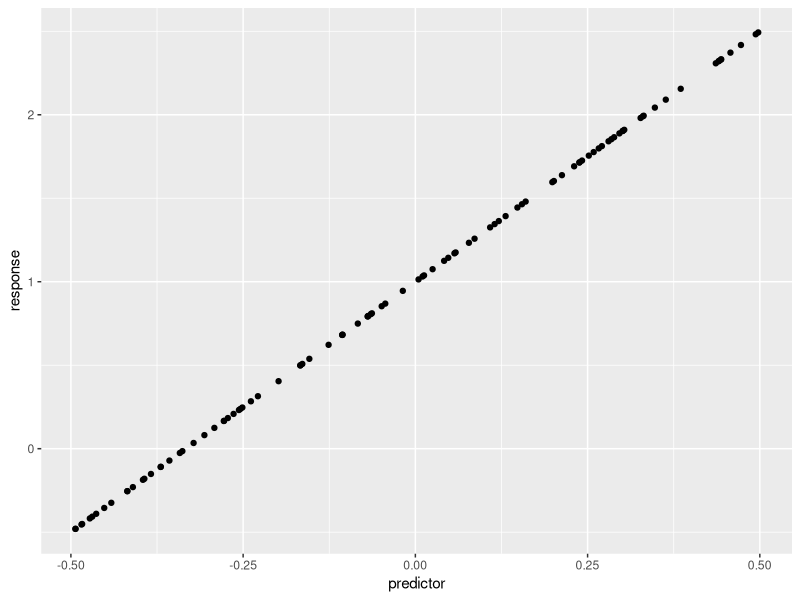
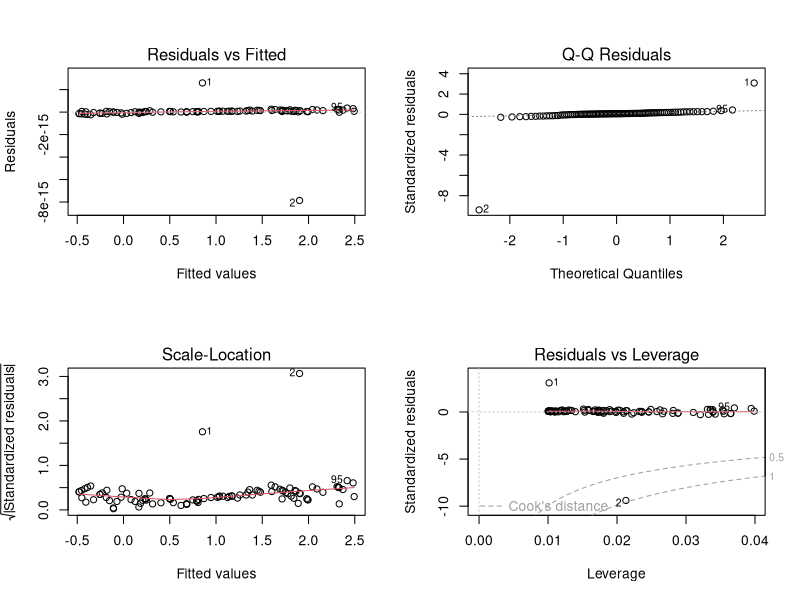
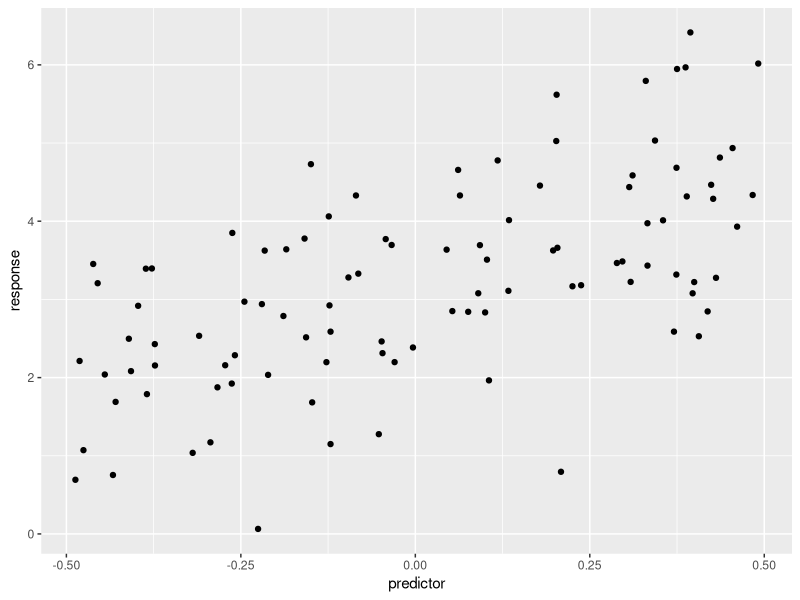
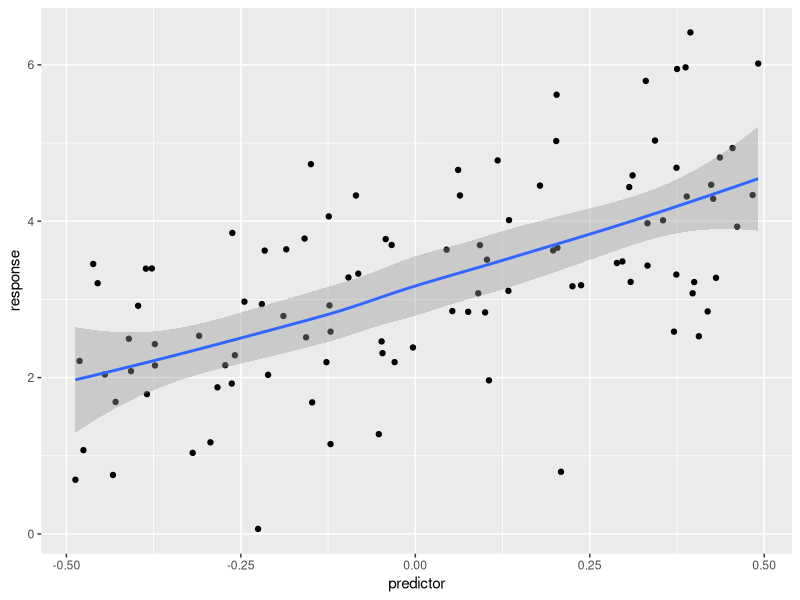
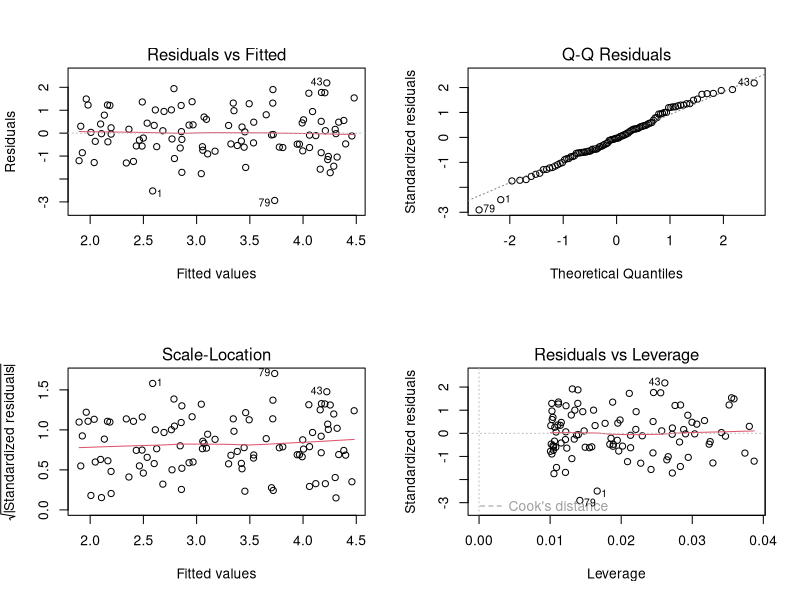
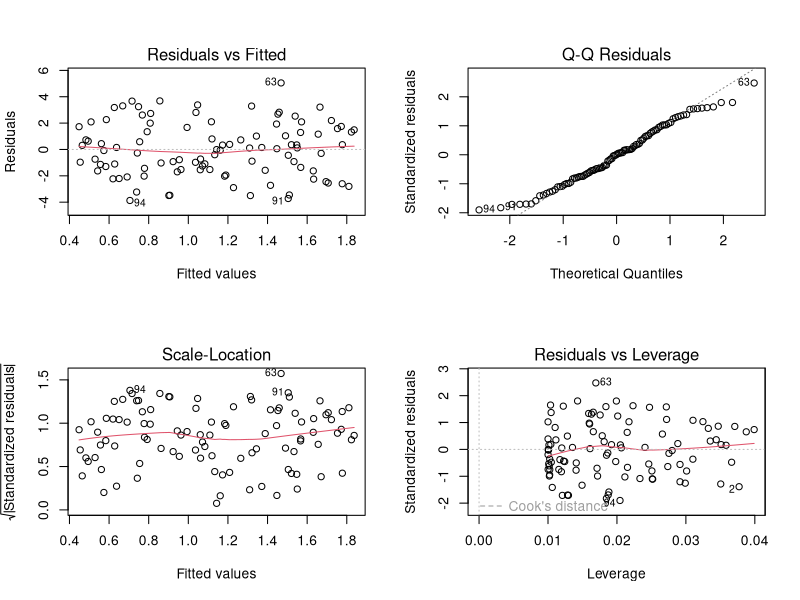
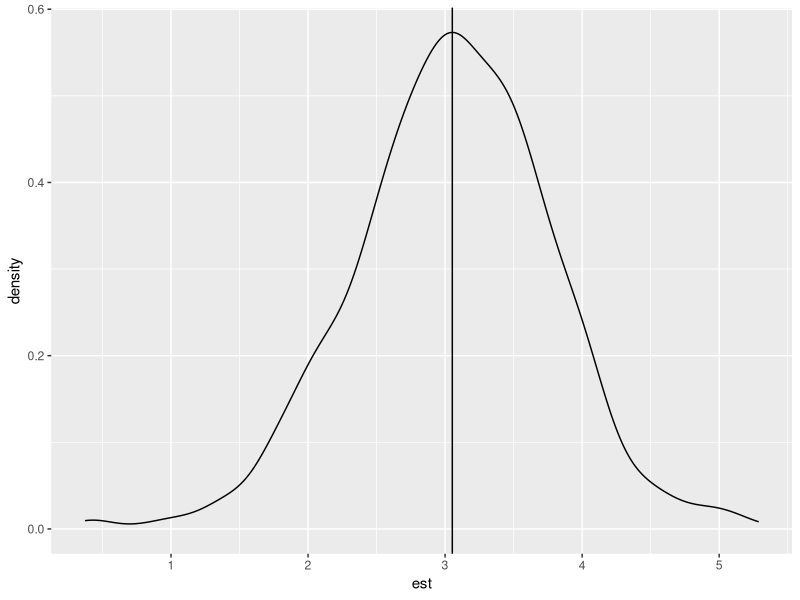
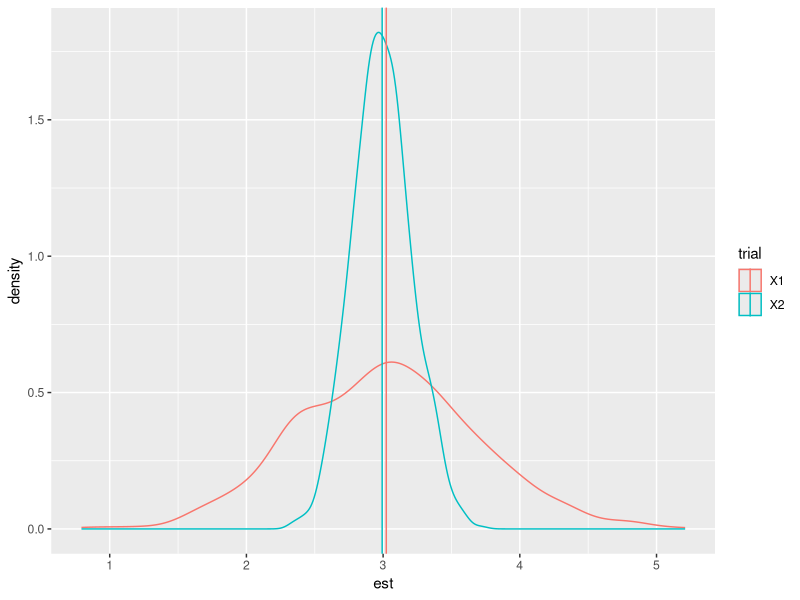

These charts were generated, in order, by the following R code: (Note: a time limit stopped this script after it produced the figures.)
# Introduction to LM... jump!
library(tidyverse)
set.seed = 12321

# Linear model w/ one with a continuous predictor variable and a continous response variable
# The relationship described by a single parameter, B1 (slope, sand consequently a predictor of effect size)
predictor <- runif(100) - 0.5  ## a uniformly distributed random number between -0.5 and 0.5
B0 <- 1
B1 <- 3
response <- B0 + B1 * predictor
qplot(predictor, response)

m1 <- lm(response ~ predictor)
summary(m1)

par(mfrow = c(2, 2))
plot(m1)

predictor <- runif(100) - 0.5  ## a uniformly distributed random number between -0.5 and 0.5
B0 <- 3
B1 <- 3
error <- rnorm(100, mean = 0, sd = 1)  ## some normally distributed random error
response <- B0 + B1 * predictor + error
qplot(predictor, response)

qplot(predictor, response, geom = c("point", "smooth"), span = 0.9)

m1 <- lm(response ~ predictor)
summary(m1)

par(mfrow = c(2, 2))
plot(m1)


gen.mod <- function(n = 100, b0 = 2, b1 = 3, sd.err = 1) {
  predictor <- runif(n) - 0.5
  response <- b0 + b1 * predictor + rnorm(n, mean = 0, sd = sd.err)
  return(data.frame(response = response, predictor = predictor))
}

m1 <- lm(response ~ predictor, data = gen.mod(n = 100, b0 = 1, b1 = 1, sd.err = 2))
summary(m1)$coefficients["predictor", ]

par(mfrow = c(2, 2))
plot(m1)

est <- NULL
for (i in 1:1000) {
  m1 <- lm(response ~ predictor, data = gen.mod(n = 100, b0 = 1, b1 = 3, sd.err = 2))
  est[i] <- summary(m1)$coefficients["predictor", "Estimate"]
}
p <- ggplot(aes(est), data = data.frame(est = est))
p + geom_density() + geom_vline(xintercept = mean(est))

n.times <- 1000
est.df <- matrix(nrow = n.times, ncol = 2, NA)
for (i in 1:n.times) {
  m1 <- lm(response ~ predictor, data = gen.mod(n = 100, b0 = 1, b1 = 3, sd.err = 2))
  est.df[i, 1] <- summary(m1)$coefficients["predictor", "Estimate"]
  m1 <- lm(response ~ predictor, data = gen.mod(n = 1000, b0 = 1, b1 = 3, 
                                                sd.err = 2))
  est.df[i, 2] <- summary(m1)$coefficients["predictor", "Estimate"]
}
est.df <- data.frame(est.df)

## split est.df into a data frame in long format
est.df <- gather(est.df, value = "est", key="trial")
est.df$trial <- factor(est.df$trial)

est.sum.df <- group_by(est.df, trial) %>% summarize(mn.est = mean(est))

p <- ggplot(aes(est, group = trial, col = trial), data = est.df)
p + geom_density() + geom_vline(data = est.sum.df, aes(xintercept = mn.est, col = trial))



# ---- Don't Get It ----



n.times <- 1000
est.df <- matrix(nrow = n.times, ncol = 5, NA)
for (i in 1:n.times) {
  m1 <- lm(response ~ predictor, data = gen.mod(n = 100, b0 = 1, b1 = 3, sd.err = 1))
  est.df[i, 1] <- summary(m1)$coefficients["predictor", "Estimate"]
  m1 <- lm(response ~ predictor, data = gen.mod(n = 100, b0 = 1, b1 = 3, sd.err = 5))
  est.df[i, 2] <- summary(m1)$coefficients["predictor", "Estimate"]
  m1 <- lm(response ~ predictor, data = gen.mod(n = 100, b0 = 1, b1 = 3, sd.err = 10))
  est.df[i, 3] <- summary(m1)$coefficients["predictor", "Estimate"]
  m1 <- lm(response ~ predictor, data = gen.mod(n = 100, b0 = 1, b1 = 3, sd.err = 15))
  est.df[i, 4] <- summary(m1)$coefficients["predictor", "Estimate"]
  m1 <- lm(response ~ predictor, data = gen.mod(n = 100, b0 = 1, b1 = 3, sd.err = 20))
  est.df[i, 5] <- summary(m1)$coefficients["predictor", "Estimate"]
}
est.df <- data.frame(est.df)

## split est.df into a data frame in long format
est.df <- gather(est.df, value = "est", key="trial")
est.df$trial <- factor(est.df$trial)

est.sum.df <- group_by(est.df, trial) %>% summarize(mn.est = mean(est))

p <- ggplot(aes(est, group = trial, col = trial), data = est.df)
p + geom_density() + geom_vline(data = est.sum.df, aes(xintercept = mn.est, col = trial))

# ANGRY 

# --- can you please teach us, instead of assigning chapters to read - this stuff is important ----
library(tidyverse)
library(ggplot2)
set.seed = 12321

predictor <- runif(100) - 0.5  # a uniformly distributed random number between -0.5 and 0.5
B0 <- 1
B1 <- 3
response <- B0 + B1 * predictor
qplot(predictor, response)

# a function that let’s use generate some random data with some given parameter
gen.mod <- function(n = 50, b0 = 2, b1 = 3, sd.err = 1) {
  predictor <- runif(n) - 0.5
  response <- b0 + b1 * predictor + rnorm(n, mean = 0, sd = sd.err)
  return(data.frame(response = response, predictor = predictor))
}

# repeat
n.times <- 1000
# 'sample size'
n <- c(2, 20, 50)
# 'magnitude of B1'
b1 <- c(0.2, 1, 2.7, 4)
# 'error' (quality - t-value estemate)
sd.err <- c(0.1, 1.5, 5, 15)


test.df <- expand.grid(n.times = n.times, n = n, b1 = b1, sd.err = sd.err)

# Use that function to produce a data frame, with various combinations of each 
# of the three variables as 'factors' and the quality of the estimate as the response.

for (i in 1:length(test.df$n.times)) {
  tmp.df <- gen.mod(n = test.df$n[i], b0 = 2, b1 = test.df$b1[i], sd.err = test.df$sd.err[i])
  tmp.lm <- lm(response ~ predictor, data = tmp.df)
  test.df$tval[i] <- summary(tmp.lm)$coefficients["predictor", "Estimate"]
}

# Show the results visually.
p <- ggplot(data = test.df, aes(tval, group = b1, col = b1))
p + geom_density() + xlab("t value") + ylab("Density") + facet_grid(~sd.err)

#Do the same thing as above, but use a single parameter estimate of B1 = 0 (e.g. no effect).
# (Set B0 = 0). 
# Use a sample size of 100. Instead of using the ‘t’ value as your ‘quality’ estimate, 
# have the function output the ‘p-value’.

gen.mod <- function(n = 50, b0 = 2, b1 = 0, sd.err = 1) {
  predictor <- runif(n) - 0.5
  response <- b0 + b1 * predictor + rnorm(n, mean = 0, sd = sd.err)
  return(data.frame(response = response, predictor = predictor))
}

n.times <- 1000
n <- c(2, 20, 50)
b1 <- c(0)
sd.err <- c(0.1, 1.5, 5, 15)

test.df <- expand.grid(n.times = n.times, n = n, b1 = b1, sd.err = sd.err)

for (i in 1:length(test.df$n.times)) {
  tmp.df <- gen.mod(n = test.df$n[i], b0 = 2, b1 = test.df$b1[i], sd.err = test.df$sd.err[i])
  tmp.lm <- lm(response ~ predictor, data = tmp.df)
  test.df$pval[i] <- summary(tmp.lm)$coefficients["predictor", "Estimate"]
}
# what does it look like? = blue sticks
p <- ggplot(data = test.df, aes(pval, group = n, col = n))
p + geom_density() + facet_grid(~sd.err) + xlab("pee") + ylab("Density")


# 4b. What proportion of p-values are <= 0.05?
pvalues <- which(test.df$p.val <= 0.05)
tabulate(pvalues)

# 4c. How does that change when the amount of error changes. = different blue lines
p <- ggplot(data = test.df, aes(pval, group = n, col = n))
p + geom_density() + facet_grid(~sd.err)






# ---- What I’m aiming for is a visual analysis of how changing sample size (n), 
# effect size (the parameter estimate, B1) and 
# the amount of unexplained variation (error) 
#influences the quality of the parameter estimates. ----

# the gen.mod function - change to gen.df because basically we are making a dataframe 
# that will be used to produce different parameters we want to look at

library(tidyverse)

# so for the assignment, the first question is asking you for the t-values and how they
# change when we change error, B1, and n

## t- value -> is relationship of coefficient (the estemate) and the error
## p-value -> is the probability that you could have seen a result or parameter by chance

## Why we generate our own data?
# Because you know what the structure of the model you would need, 
# it is to test your understanding of how to fit the model, knowing what's going on

# This here, generates our fake data
gen.df <- function(n = 100, b0 = 2, b1 = 3, sd.err = 1) {
  predictor <- seq(-1, 1, length.out = n)
  response <- b0 + b1 * predictor + rnorm(n, mean = 0, sd = sd.err) # this is the actual formula
  return(data.frame(response = response, predictor = predictor))
}
# so the actual formula (response) will be what our lm will look like, 
# rnorm gives us data that fits a normal distribution
# values will range from -1 to 1, with a mean of zero (I think)

# Next, we need to create a data frame with all combinations of all of the variables 
# that we are interested in, each repeated ‘n.times’.

# To do this, we create vectors of the ranges of each of the variables, 
# and then create a data frame from these vectors.

n.times <- 1000
rep <- 1:n.times # this gives us every combination possible 
# (what people use in agricultural plots randomly chosen for treatment)
n <- c(10, 100, 1000)
b1 <- c(0.1, 1, 2.5, 5, 10, 20)
sd.err <- c(0.1, 1, 2, 5)

test.df <- expand.grid(rep = rep, n = n, b1 = b1, sd.err = sd.err)
# 72,000 observations!
# so now the experimental df is here, we can fit the lm to each of the rows of the dataframe
#
# the "for" function loops through every row in that dataframe 
for (i in 1:length(test.df$rep)) {
  tmp.df <- # makes a temporary dataframe that is dumpped when loop finished
    gen.df(n = test.df$n[i], 
           b0 = 2, # this is fixed (I think its the y-intercept?)
           b1 = test.df$b1[i], # represents the effect size apparently
           sd.err = test.df$sd.err[i])
  tmp.lm <- lm(response ~ predictor, data = tmp.df) # this gives us the linear model 
  test.df$est[i] <- summary(tmp.lm)$coefficients["predictor", "Estimate"]
} # this last bit applies the output of the lm to the test.df (new column est)
# not too sure why it says "predictor", "Estimate"

# And now, you have a quality estimate that you can plot, 
# for all levels of the variables that you had control over (n, b1, sd.err).

# doing it this way is labor intensive on the computer, takes a few minutes
# as opposed to doing it in chunks (all values associated with different n, error, B1)

str(test.df)
# we want B1 as factor so we can plot it..
test.df$b1 <- factor(test.df$b1)
p <- ggplot(data = test.df, aes(est, group = b1, col = b1))
p + geom_density()
# so here, we can see the change caused by effect size (B1)

# the original question was asking to use the t-value to identify these changes in the three
# B1, error, and n - so we need to do this

## so this time, we are making 10 times looking at each of the three interests
n.times <- 1:10
n <- c(10, 100, 1000)
b1 <- c(0.1, 1, 2.5, 5, 10, 20)
sd.err <- c(0.1, 1, 2, 5)
# re-make the dataframe, 720 observations
test.df <- expand.grid(n.times = n.times, n = n, b1 = b1, sd.err = sd.err)

## so again, we will run the same loop, only that we are only doing it 720 times
# same idea, but this time we will be making a new column for t-value
for (i in 1:length(test.df$n.times)) {
  tmp.df <- gen.df(n = test.df$n[i], 
                   b0 = 2, 
                   b1 = test.df$b1[i], 
                   sd.err = test.df$sd.err[i])
  tmp.lm <- lm(response ~ predictor, data = tmp.df)
  test.df$est[i] <- summary(tmp.lm)$coefficients["predictor", "t value"]
}
# again, no clue what make this "t-value" any different from what we just calculated in the 
# other loop process (what makes this code different, so that it reports the t?)

# so yes, coefficients is a code that will extract what you list so out of the "predictor" 
# we are looking for the t-value for every run of the loop (720 times) 

# so now we will change a bunch of these to factors so we can graph them:
test.df$n <- factor(test.df$n)
test.df$b1 <- factor(test.df$b1)
test.df$sd.err <- factor(test.df$sd.err)

## Let’s look at the means of those t values, and how they change with n, b1 and error.
test.sum <- 
  group_by(test.df, n, sd.err, b1) %>%
  summarise(gm = exp(mean(log(abs(est)))))
# how did you know to do the exponnt of the mean, log, absolute value of the estemate? 

p <- ggplot(data = test.sum, aes(b1, gm, col = n, group = n))
p + geom_point() + geom_line() + facet_grid(sd.err ~ .) + scale_y_log10()
## so from this we can see that the t-value gets larger with an incerase in 
## the sample size (n), the error, and the B1 (effect size) 


# Ok, now on to the ‘p-values’ part

# Do the same thing as above, but use a single parameter estimate of B1 = 0 
# (e.g. no effect; set B0 = 0). Use a sample size of 100. 
# Instead of using the ‘t’ value as your ‘quality’ estimate, 
# have the function output the ‘p-value’.

## So making the B0 = 0 means that there is no effect of the predictor on the response
# and this way we can test to see how often we get a p-value of less than 0.05 (5%)
# this tells us that indeed, we can have a significant result just by chance
# 5% of the tme we could declare an effect of the coefficient, even though there is not
# basically committing a Type I error?

n.times <- 1:2000  ## do this enough times to matter!
n <- c(100)
b1 <- c(0)
sd.err <- c(0.1, 1, 2, 5)  ## we can leave the error in here, because we will use it

test.df <- expand.grid(n.times = n.times, n = n, b1 = b1, sd.err = sd.err)

# so this looks a the p-value
for (i in 1:length(test.df$n.times)) {
  tmp.df <- gen.df(n = test.df$n[i], b0 = 0, b1 = test.df$b1[i], sd.err = test.df$sd.err[i])
  tmp.lm <- lm(response ~ predictor, data = tmp.df)
  ## extract the p-value associated with each t
  test.df$est[i] <- summary(tmp.lm)$coefficients["predictor", "Pr(>|t|)"]
}
# so somehow it pulls from the lm output the p-values

test.df$n <- factor(test.df$n)
test.df$b1 <- factor(test.df$b1)
test.df$sd.err <- factor(test.df$sd.err)
# so basically we want to find the disstribution of the p-values
# we extracted them from the lm, and they are labeled as est in the test.df

test.sub <- subset(test.df, sd.err == 5)

p <- ggplot(data = test.sub, aes(est))
p + geom_density()
# What proportion of p-values are <= 0.05?

# so using this "with" 
with(test.sub, table(est <= 0.05))/length(test.sub$est)

group_by(test.df, sd.err) %>% 
  summarise(sum.tab = table(est <= 0.05)[2]/length(est))

# And what if we change the sample size?

n.times <- 1:2000  ## do this enough times to matter!
n <- c(10, 100, 1000)
b1 <- c(0)
sd.err <- c(0.1, 1, 2, 5)  ## we can leave the error in here, because we will use it

test.df <- expand.grid(n.times = n.times, n = n, b1 = b1, sd.err = sd.err)

for (i in 1:length(test.df$n.times)) {
  tmp.df <- gen.df(n = test.df$n[i], b0 = 0, b1 = test.df$b1[i], sd.err = test.df$sd.err[i])
  tmp.lm <- lm(response ~ predictor, data = tmp.df)
  ## extract the p-value associated with each t
  test.df$est[i] <- summary(tmp.lm)$coefficients["predictor", "Pr(>|t|)"]
}

test.df$n <- factor(test.df$n)
test.df$b1 <- factor(test.df$b1)
test.df$sd.err <- factor(test.df$sd.err)

group_by(test.df, sd.err, n) %>% 
  summarise(p.05 = table(est <= 0.05)[2]/length(est))




# ---- GLMs and simulation, continued ----
# Three things. 
#1. Extending to a model matrix format 
#2. Poisson processes 
#3. Binomial processes

# Model Matrix: matrix that generates a set of responses, 
# underlining the way that a model fits

# Matrix Multiplications
# Model Matrix x Values

#B0 = 10
#B1 = 2
#  10        2   <- Parameters
#Intercept Predictor Response 
# 1           0.3     B0+B1*Predictor
# 1           0.4
# 1           0.5
# 1           0.2
# 1           0.1

# A GLM predicts the parameters (unknown) given the response values (data) and the error

## The underlying code for glm takes your ‘model’ statement (response ~ predictor) 
# and turns it in to a ‘model matrix’. 
# That is the underlying matrix that is used to help estimate the parameters for the model.

#In the simplest continuous predictor value case, 
# the model matrix is just the predictors, plus a set of ‘1s’ for the intercept.

pred <- runif(5)
mm <- model.matrix(~pred)
print(mm)



#RANDOM EFFECT
# we try to estemate parameters that describe the distribution of this random effect
# 1. observations a random sample of a population (usually)
# 2. the effects observed usually random (the response)
# 3. blocking factors can often be said as random effects (a random sample of blocks potentially available)
# aka trials, odours selected, depends how you want to do it

# The decision to select random/fixed is based off your judgement and what you want to look for
# mixed effects model (has both random and fixed) an example is 2-Way ANOVA

# 
library(tidyverse)
library(ggplot2)
library(lme4)
milk <- glmm(Zresponse ~ -1+odour, varcomps.names = c("Test.ID"),random = list(~0+trial), 
             data = gucci, m = 1, doPQL = TRUE, family.glmm = binomial.glmm)
# can't do gaussian

#glmer(formula, data = NULL, family = gaussian, control = glmerControl(),
#      start = NULL, verbose = 0L, nAGQ = 1L, subset, weights, na.action,
#      offset, contrasts = NULL, mustart, etastart,
 #     devFunOnly = FALSE, ...)

f2r2 <- glmer(Zresponse~-1+odour+conc+(1|trial)+(1|odour:conc), data = gucci, family = gaussian)
f1r1 <- glmer(Zresponse~-1+odour+(1|trial), data = gucci, family = gaussian)
f2r1 <- glmer(Zresponse~-1+odour+conc+(1|trial), data = gucci, family = gaussian)
f2r2a <- glmer(Zresponse~-1+odour+conc+gb+(1|trial), data = gucci, family = gaussian)

anova(f1r1,f2r1,f2r2,f2r2a)



# The random effect is represented by (1|operator) indicating that the data is grouped by operator and 
# the 1 indicating that the random effect is constant within each group. 

#VIOLATED DUE TO NON-NORMALITY OF Q-Q PLOT
aov1 <- aov(Zresponse~-1+odour, gucci)
aov2 <- aov(Zresponse~-1+odour*conc, gucci)
aov3 <- aov(Zresponse~-1+odour*conc*gb, gucci)
aov4 <- aov(Zresponse~-1+odour*conc*gb*trial, gucci)
aov5 <- aov(Zresponse~-1+odour*conc*gb*trial*Test.ID, gucci)
aov6 <- aov(Zresponse~-1+odour*conc*gb*trial*Test.ID*min, gucci)
print(anova(aov1, aov2, aov3, aov4, aov5, aov6))
